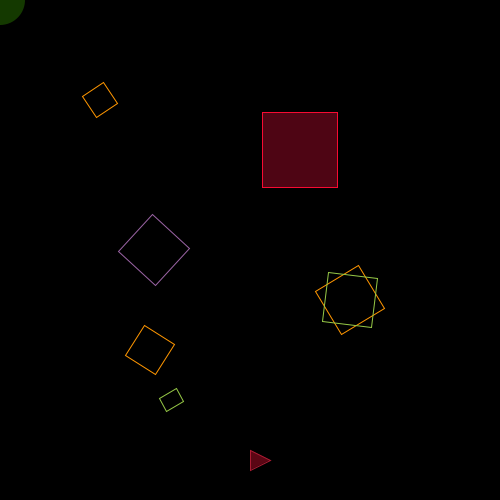
Frame 1 (no input)
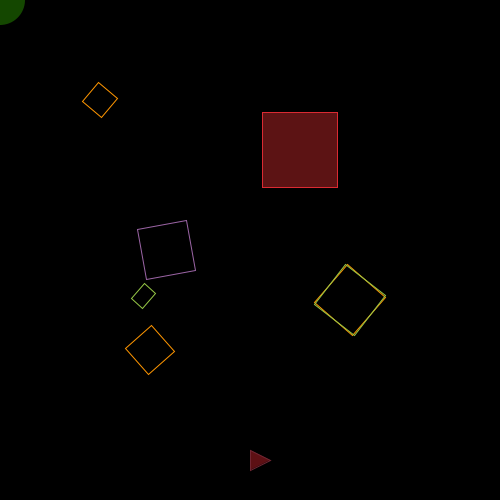
Frame 60 (the mouse pressed at the canvas centre just before this capture)
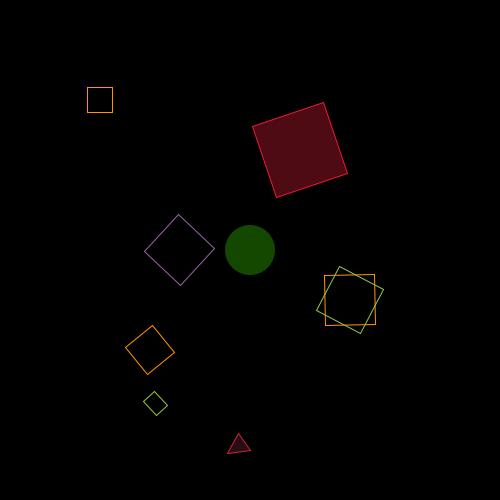
Frame 120 (the mouse held since frame 60 and released just before this capture)

The Processing sketch that drew these frames (run headless with seeded random() and noise(); from frame 60 on, the mouse is pressed at the canvas centre):

// Processing sketch: processing_141552
// ── processing_141552.pde

void setup()
{
size(500, 500);
background(0);
}

void draw()
{
background(0);

pushMatrix();

  translate(100, 100);
  noFill();
  rotate(millis()/200.0);
  stroke(255, 150, 0);
  rectMode(CENTER);
  rect(0, 0, 25, 25);
  
popMatrix();
resetMatrix();

pushMatrix();
  
  translate(150, 350);
  noFill();
  rotate(millis()/350.0);
  stroke(255, 150, 0);
  rectMode(CENTER);
  rect(0, 0, 35, 35);
  
  translate(45, 30);
  noFill();
  rotate(millis()/100.0);
  stroke(150, 200, 70);
  rectMode(CENTER);
  rect(0, 0, 20, 15);

popMatrix();
resetMatrix();

pushMatrix();
  
  translate(350, 300);
  noFill();
  rotate(millis()/200.0);
  stroke(255, 150, 0);
  rectMode(CENTER);
  rect(0, 0, 50, 50);
  
  noFill();
  rotate(millis()/300.0);
  stroke(150, 200, 70);
  rectMode(CENTER);
  rect(0, 0, 50, 50);

popMatrix();
resetMatrix();

pushMatrix();

float pos = (mouseX);

  fill(random(100, 255), random(50), 50, 100);
  translate(300, 150);
  stroke(random(100, 255), random(50), 50);
  rectMode(CENTER);
  rotate(pos/200.0);
  rect(0, 0, 75, 75);

popMatrix();
resetMatrix();

pushMatrix();

float pos_1 = (mouseX);

  fill(random(100, 255), random(50), 50, 100);
  translate(250, 450);
  stroke(random(100, 255), random(50), 50);
  rotate(pos_1/100.0);
  triangle(0, 0, 0, 20, 20, 10);

popMatrix();
resetMatrix();

pushMatrix();

float pos_2 = map(second(), 20, 59, 0, 500);
  
float rot = map(millis(), 0, 59, 0, 360);
  
  translate(pos_2, height/2);
  rotate(rot/500.0);
  noFill();
  stroke(155, 100, 165);
  rectMode(CENTER);
  rect(0, 0, 50, 50);

popMatrix();
resetMatrix();

pushMatrix();

//float pos_2 = map(second(), 20, 59, 0, 500);
  
float rot_1 = map(millis(), 0, 59, 0, 360);
  
  translate(mouseX, mouseY);
  rotate(rot_1/500.0);
  fill(50, random(120, 200), 0, 100.0);
  noStroke();
  //rectMode(CENTER);
  ellipse(0, 0, 50, 50);

popMatrix();

}
